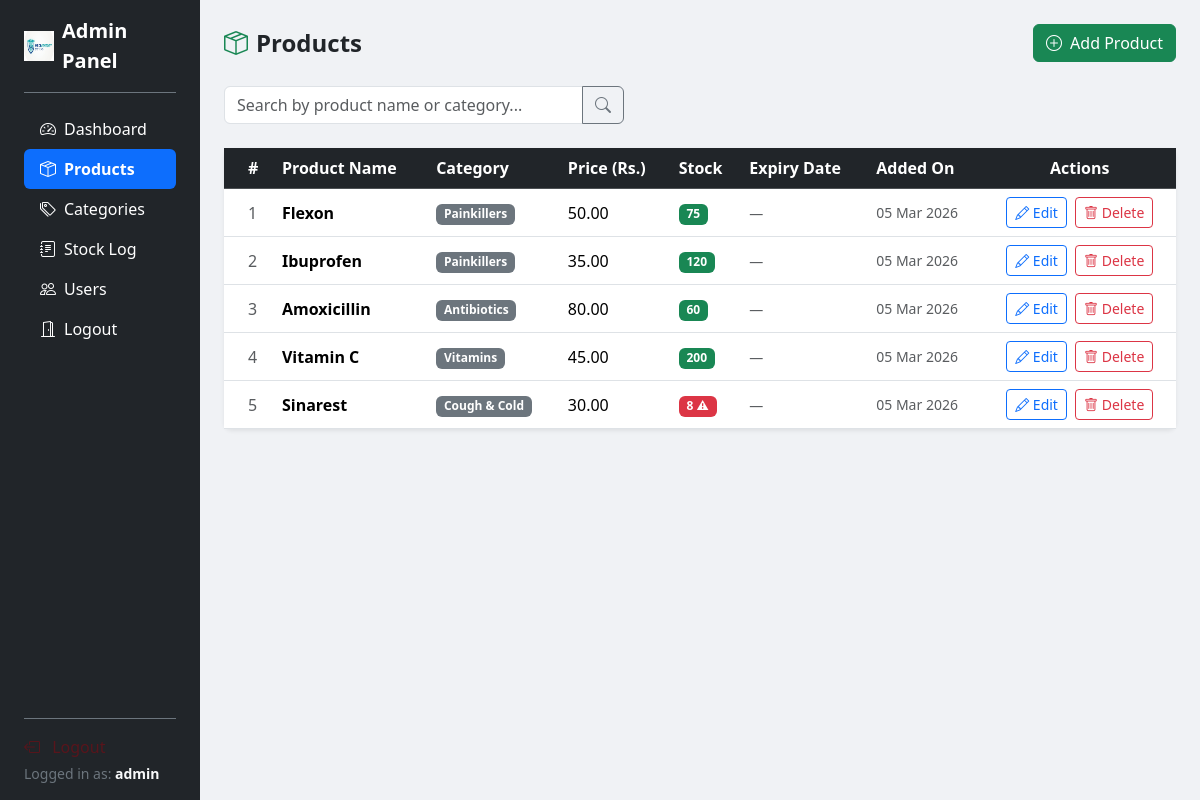
The page /products.php (signed in) on the database its author committed.
### tables this page shows
CREATE TABLE IF NOT EXISTS products (
    id INT UNSIGNED AUTO_INCREMENT PRIMARY KEY,
    product_name VARCHAR(255) NOT NULL,
    description TEXT,
    price DECIMAL(10,2) NOT NULL,
    stock INT NOT NULL DEFAULT 0,
    category_id INT UNSIGNED,
    expiry_date DATE NULL,
    created_at DATETIME DEFAULT CURRENT_TIMESTAMP,
    updated_at DATETIME DEFAULT CURRENT_TIMESTAMP ON UPDATE CURRENT_TIMESTAMP,
    FOREIGN KEY (category_id) REFERENCES categories(id) ON DELETE SET NULL
);

CREATE TABLE IF NOT EXISTS categories (
    id INT UNSIGNED AUTO_INCREMENT PRIMARY KEY,
    name VARCHAR(100) NOT NULL UNIQUE,
    description TEXT,
    created_at TIMESTAMP DEFAULT CURRENT_TIMESTAMP
);

### products.php (the view, shortened to what this page needs)
<?php
require_once 'db.php';
$search = trim($_GET['search'] ?? '');
if (!empty($search)) {
    $stmt = mysqli_prepare($conn,
        "SELECT p.*, c.name AS category_name
         FROM products p
         LEFT JOIN categories c ON p.category_id = c.id
         WHERE p.product_name LIKE ? OR c.name LIKE ?
         ORDER BY p.created_at DESC"
    );
    $like = "%$search%";
    mysqli_stmt_bind_param($stmt, "ss", $like, $like);
    mysqli_stmt_execute($stmt);
    $result = mysqli_stmt_get_result($stmt);
} else {
    $result = mysqli_query($conn,
        "SELECT p.*, c.name AS category_name
         FROM products p
         LEFT JOIN categories c ON p.category_id = c.id
         ORDER BY p.created_at DESC"
    );
}
?>
<!DOCTYPE html>
<html lang="en">
<head>
    <link href="https://cdn.jsdelivr.net/npm/bootstrap@5.3.3/dist/css/bootstrap.min.css" rel="stylesheet">
    <link href="https://cdn.jsdelivr.net/npm/bootstrap-icons@1.11.3/font/bootstrap-icons.css" rel="stylesheet">
</head>
<body>
<div class="container-fluid">
    <div class="row flex-nowrap">
    <?php require_once 'includes/sidebar.php' ?>
    <div class="col py-4 px-4">
            <div class="d-flex align-items-center justify-content-between mb-4">
                <h4 class="fw-bold mb-0"><i class="bi bi-box-seam me-2 text-success"></i>Products</h4>
                <a href="add_product.php" class="btn btn-success">
                    <i class="bi bi-plus-circle me-1"></i> Add Product
                </a>
            </div>
            <form method="GET" action="products.php" class="mb-4">
                <div class="input-group" style="max-width: 400px;">
                    <input type="text" name="search" class="form-control"
                        placeholder="Search by product name or category..."
                        value="<?= htmlspecialchars($_GET['search'] ?? '') ?>">
                    <button type="submit" class="btn btn-outline-secondary">
                        <i class="bi bi-search"></i>
                    </button>
                </div>
            </form>
            <div class="card shadow-sm border-0 rounded-3">
                <div class="card-body p-0">
                    <table class="table table-hover align-middle mb-0">
                        <thead class="table-dark">
                            <tr>
                                <th class="ps-4">#</th>
                                <th>Product Name</th>
                                <th>Category</th>
                                <th>Price (Rs.)</th>
                                <th>Stock</th>
                                <th>Expiry Date</th>
                                <th>Added On</th>
                                <th class="text-center">Actions</th>
                            </tr>
                        </thead>
                        <tbody>
                        <?php $sno = 1; while ($row = mysqli_fetch_assoc($result)): ?>
                        <tr>
                            <td class="ps-4 text-muted"><?= $sno++ ?></td>
                            <td class="fw-semibold"><?= htmlspecialchars($row['product_name']) ?></td>
                            <td>
                                <span class="badge bg-secondary">
                                    <?= htmlspecialchars($row['category_name'] ?? 'Uncategorized') ?>
                                </span>
                            </td>
                            <td><?= number_format($row['price'], 2) ?></td>
                            <td>
                                <?php if ($row['stock'] < 10): ?>
                                    <span class="badge bg-danger"><?= $row['stock'] ?> ⚠</span>
                                <?php else: ?>
                                    <span class="badge bg-success"><?= $row['stock'] ?></span>
                                <?php endif; ?>
                            </td>
                            <td>
                                <?php if (!empty($row['expiry_date'])): ?>
                                    <?php
                                    $today   = new DateTime();
                                    $expiry  = new DateTime($row['expiry_date']);
                                    $diff    = $today->diff($expiry)->days;
                                    $expired = $expiry < $today;
                                    $soon    = !$expired && $diff <= 30;
                                    ?>
                                    <?php if ($expired): ?>
                                        <span class="badge bg-danger">Expired</span>
                                    <?php elseif ($soon): ?>
                                        <span class="badge bg-warning text-dark"><?= $diff ?> days left</span>
                                    <?php else: ?>
                                        <span class="badge bg-success"><?= date('d M Y', strtotime($row['expiry_date'])) ?></span>
                                    <?php endif; ?>
                                <?php else: ?>
                                    <span class="text-muted small">—</span>
                                <?php endif; ?>
                            </td>
                            <td class="text-muted small"><?= date('d M Y', strtotime($row['created_at'])) ?></td>
                            <td class="text-center">
                                <a href="add_product.php?id=<?= $row['id'] ?>" class="btn btn-sm btn-outline-primary me-1">
                                    <i class="bi bi-pencil"></i> Edit
                                </a>
                                <a href="products.php?action=delete&id=<?= $row['id'] ?>"
                                   class="btn btn-sm btn-outline-danger"
                                   onclick="return confirm('Are you sure you want to delete this product?')">
                                    <i class="bi bi-trash"></i> Delete
                                </a>
                            </td>
                        </tr>
                        <?php endwhile; ?>
                        </tbody>
                    </table>
                </div>
            </div>
        </div>
    </div>
</div>
</body>
</html>

### products.php (style rules this page uses)
body { background-color: #f0f2f5; }

### rows shown on the page
products: product_name "Flexon", category.name "Painkillers", price "50.00", stock "75", created_at "05 Mar 2026"
products: product_name "Ibuprofen", category.name "Painkillers", price "35.00", stock "120", created_at "05 Mar 2026"
products: product_name "Amoxicillin", category.name "Antibiotics", price "80.00", stock "60", created_at "05 Mar 2026"
products: product_name "Vitamin C", category.name "Vitamins", price "45.00", stock "200", created_at "05 Mar 2026"
products: product_name "Sinarest", category.name "Cough & Cold", price "30.00", stock "8", created_at "05 Mar 2026"

### other values the page prints
$label "Dashboard Products Categories Stock Log Users Logout"
$_SESSION['username'] "admin"
